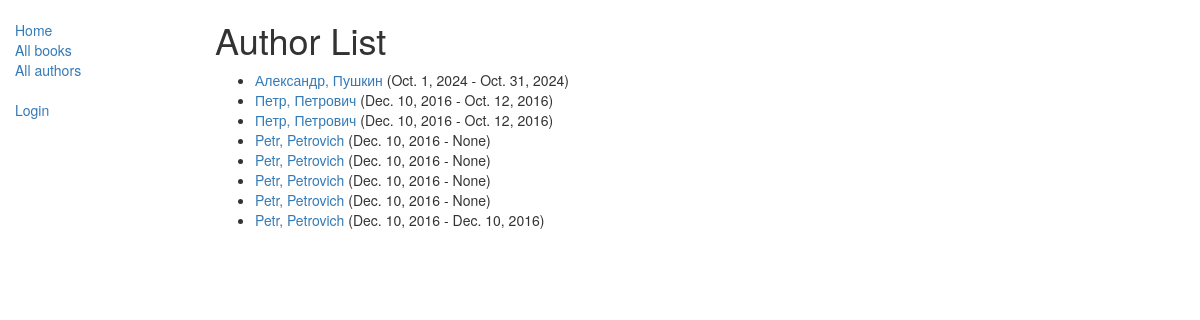
Screenshot of /catalog/authors/ with the database file from the repository.
### catalog/models.py (models this page shows, shortened)
class Author(models.Model):
    first_name = models.CharField(max_length=100)
    last_name = models.CharField(max_length=100)
    date_of_birth = models.DateField(null=True, blank=True)
    date_of_death = models.DateField('Died', null=True, blank=True)
    def get_absolute_url(self):
        return reverse('author-detail',args=[str(self.id)])

### catalog/views.py (the view)
class AuthorListView(generic.ListView):
    model = Author

### catalog/templates/catalog/author_list.html
{% extends "base_generic.html" %}
{% block content %}
<h1>Author List</h1>
{% if author_list %}
<ul>
  {% for author in author_list %}
  <li>
    <a href="{{ author.get_absolute_url }}">{{author.first_name}}, {{author.last_name}}</a> ({{author.date_of_birth}} - {{author.date_of_death}})
  </li>
  {% endfor %}
</ul>
{% else %}
<p>There are no authors in the library.</p>
{% endif %}
{% endblock %}

### rows the page displays
Author: first_name "Александр", last_name "Пушкин", date_of_birth "Oct. 1, 2024", date_of_death "Oct. 31, 2024"
Author: first_name "Петр", last_name "Петрович", date_of_birth "Dec. 10, 2016", date_of_death "Oct. 12, 2016"
Author: first_name "Петр", last_name "Петрович", date_of_birth "Dec. 10, 2016", date_of_death "Oct. 12, 2016"
Author: first_name "Petr", last_name "Petrovich", date_of_birth "Dec. 10, 2016", date_of_death "None"
Author: first_name "Petr", last_name "Petrovich", date_of_birth "Dec. 10, 2016", date_of_death "None"
Author: first_name "Petr", last_name "Petrovich", date_of_birth "Dec. 10, 2016", date_of_death "None"
Author: first_name "Petr", last_name "Petrovich", date_of_birth "Dec. 10, 2016", date_of_death "None"
Author: first_name "Petr", last_name "Petrovich", date_of_birth "Dec. 10, 2016", date_of_death "Dec. 10, 2016"
